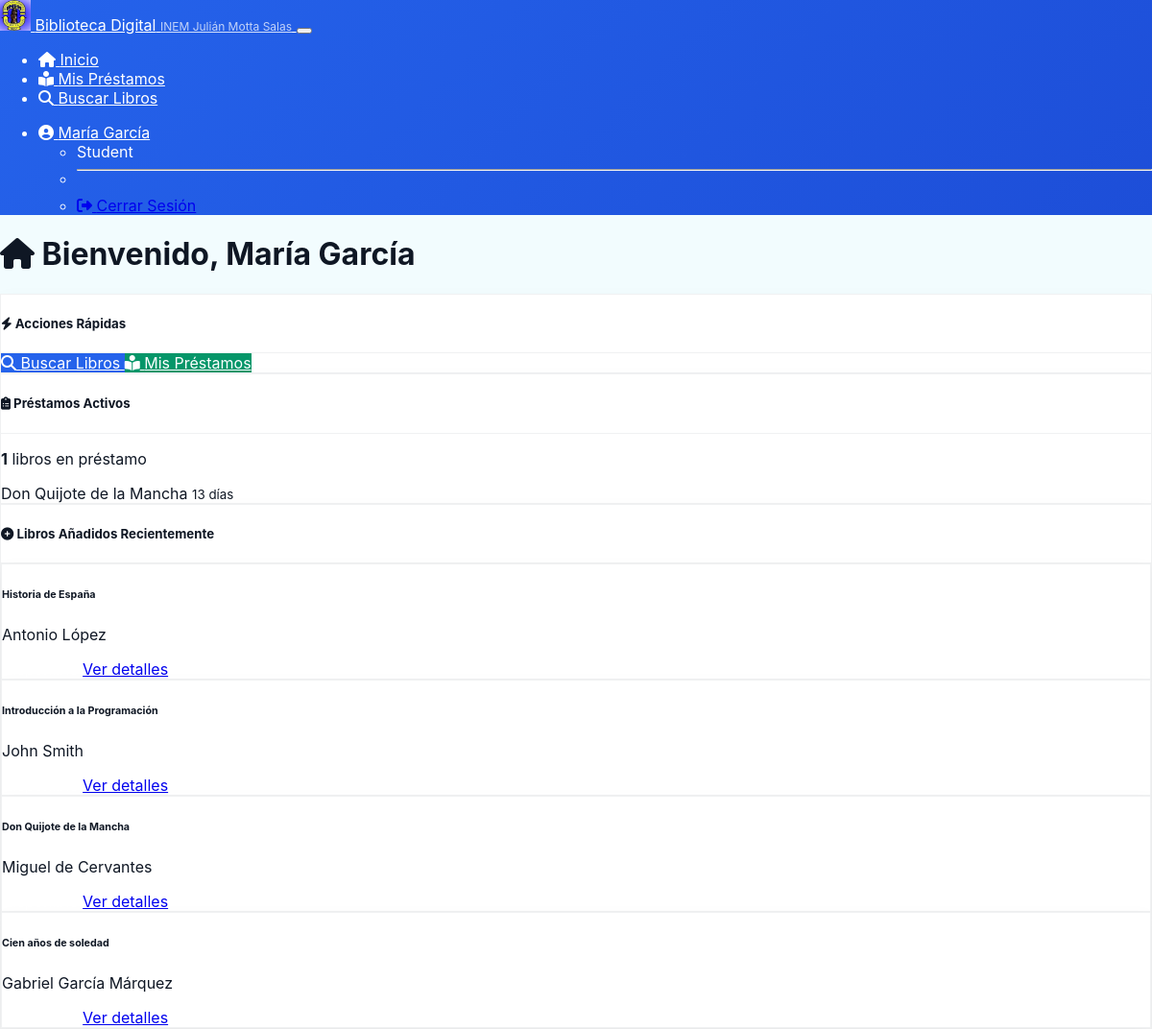
The page /student/dashboard (signed in) on the database its author committed.
### models.py (models this page shows, shortened)
class User(UserMixin, db.Model):
    __tablename__ = 'users'
    id = db.Column(db.Integer, primary_key=True)
    username = db.Column(db.String(80), unique=True, nullable=True)
    email = db.Column(db.String(120), unique=True, nullable=False)
    password_hash = db.Column(db.String(256), nullable=True)
    first_name = db.Column(db.String(100), nullable=True)
    last_name = db.Column(db.String(100), nullable=True)
    role = db.Column(db.String(20), default='student')
    active = db.Column(db.Boolean, default=True)
    created_at = db.Column(db.DateTime, default=datetime.utcnow)
    updated_at = db.Column(db.DateTime, default=datetime.utcnow, onupdate=datetime.utcnow)
    loans = db.relationship('Loan', backref='user', lazy=True)
    action_logs = db.relationship('ActionLog', backref='user', lazy=True)  # 👈 Nombre único
    @property
    def is_admin(self):
        return self.role == 'admin'
    @property
    def full_name(self):
        if self.first_name and self.last_name:
            return f"{self.first_name} {self.last_name}"
        return self.username

class Loan(db.Model):
    __tablename__ = 'loans'
    id = db.Column(db.Integer, primary_key=True)
    user_id = db.Column(db.Integer, db.ForeignKey('users.id'), nullable=False)
    book_id = db.Column(db.Integer, db.ForeignKey('books.id'), nullable=False)
    loan_date = db.Column(db.DateTime, default=datetime.utcnow)
    due_date = db.Column(db.DateTime, nullable=False)
    return_date = db.Column(db.DateTime, nullable=True)
    status = db.Column(db.String(20), default='active')
    created_at = db.Column(db.DateTime, default=datetime.utcnow)
    updated_at = db.Column(db.DateTime, default=datetime.utcnow, onupdate=datetime.utcnow)
    @property
    def is_overdue(self):
        return self.status == 'active' and self.due_date < datetime.utcnow()
    @property
    def days_remaining(self):
        if self.status == 'active':
            delta = self.due_date - datetime.utcnow()
            return delta.days
        return 0

class Book(db.Model):
    __tablename__ = 'books'
    id = db.Column(db.Integer, primary_key=True)
    title = db.Column(db.String(200), nullable=False)
    author = db.Column(db.String(200), nullable=False)
    isbn = db.Column(db.String(20), unique=True, nullable=True)
    publisher = db.Column(db.String(200), nullable=True)
    publication_year = db.Column(db.Integer, nullable=True)
    category = db.Column(db.String(100), nullable=True)
    description = db.Column(db.Text, nullable=True)
    total_copies = db.Column(db.Integer, default=1)
    available_copies = db.Column(db.Integer, default=1)
    created_at = db.Column(db.DateTime, default=datetime.utcnow)
    updated_at = db.Column(db.DateTime, default=datetime.utcnow, onupdate=datetime.utcnow)
    loans = db.relationship('Loan', backref='book', lazy=True)
    @property
    def is_available(self):
        return self.available_copies > 0

### routes.py (the view)
@app.route('/student/dashboard')
@login_required
def student_dashboard():
    if current_user.is_admin:
        return redirect(url_for('admin_dashboard'))
    active_loans = Loan.query.filter_by(user_id=current_user.id, status='active').all()
    recent_books = Book.query.order_by(Book.created_at.desc()).limit(5).all()
    return render_template('student_dashboard.html',
                         active_loans=active_loans,
                         recent_books=recent_books)

### routes.py (called while the page is built)
@login_manager.user_loader
def load_user(user_id):
    return User.query.get(int(user_id))

@app.before_request
def make_session_permanent():
    session.permanent = True

### templates/student_dashboard.html (shortened to what this page needs)
{% extends "base.html" %}
{% block content %}
<div class="row">
    <div class="col-12">
        <h1 class="mb-4">
            <i class="fas fa-home"></i> Bienvenido, {{ current_user.full_name }}
        </h1>
    </div>
</div>
<div class="row">
    <div class="col-md-6">
        <div class="card mb-4">
            <div class="card-header">
                <h5><i class="fas fa-bolt"></i> Acciones Rápidas</h5>
            </div>
            <div class="card-body">
                <div class="d-grid gap-2">
                    <a href="{{ url_for('book_search') }}" class="btn btn-primary">
                        <i class="fas fa-search"></i> Buscar Libros
                    </a>
                    <a href="{{ url_for('my_loans') }}" class="btn btn-secondary">
                        <i class="fas fa-book-reader"></i> Mis Préstamos
                    </a>
                </div>
            </div>
        </div>
    </div>
    <div class="col-md-6">
        <div class="card mb-4">
            <div class="card-header">
                <h5><i class="fas fa-clipboard-list"></i> Préstamos Activos</h5>
            </div>
            <div class="card-body">
                {% if active_loans %}
                    <p class="text-info"><strong>{{ active_loans|length }}</strong> libros en préstamo</p>
                    {% for loan in active_loans[:3] %}
                        <div class="d-flex justify-content-between align-items-center mb-2">
                            <span class="text-truncate">{{ loan.book.title }}</span>
                            <small class="{% if loan.is_overdue %}text-danger{% elif loan.days_remaining <= 2 %}text-warning{% else %}text-muted{% endif %}">
                                {% if loan.is_overdue %}
                                    Vencido
                                {% else %}
                                    {{ loan.days_remaining }} días
                                {% endif %}
                            </small>
                        </div>
                    {% endfor %}
                {% else %}
                    <p class="text-muted mb-0">No tienes préstamos activos</p>
                {% endif %}
            </div>
        </div>
    </div>
</div>
<div class="row">
    <div class="col-12">
        <div class="card">
            <div class="card-header">
                <h5><i class="fas fa-plus-circle"></i> Libros Añadidos Recientemente</h5>
            </div>
            <div class="card-body">
                {% if recent_books %}
                    <div class="row">
                        {% for book in recent_books %}
                            <div class="col-md-6 col-lg-4 mb-3">
                                <div class="card h-100">
                                    <div class="card-body">
                                        <h6 class="card-title">{{ book.title }}</h6>
                                        <p class="card-text text-muted">{{ book.author }}</p>
                                        <div class="d-flex justify-content-between align-items-center">
                                            <span class="badge {% if book.is_available %}bg-success{% else %}bg-danger{% endif %}">
                                                {% if book.is_available %}
                                                    Disponible
                                                {% else %}
                                                    No disponible
                                                {% endif %}
                                            </span>
                                            <a href="{{ url_for('book_details', book_id=book.id) }}" class="btn btn-sm btn-outline-primary">
                                                Ver detalles
                                            </a>
                                        </div>
                                    </div>
                                </div>
                            </div>
                        {% endfor %}
                    </div>
                {% else %}
                    <p class="text-muted">No hay libros recientes para mostrar.</p>
                {% endif %}
            </div>
        </div>
    </div>
</div>
{% endblock %}

### templates/base.html (shortened to what this page needs)
<!DOCTYPE html>
<html lang="es" data-bs-theme="dark">
<head>
<link rel="stylesheet" href="https://cdnjs.cloudflare.com/ajax/libs/font-awesome/6.5.0/css/all.min.css">
<link href="https://unpkg.com/aos@2.3.1/dist/aos.css" rel="stylesheet">
    <link href="https://cdn.replit.com/agent/bootstrap-agent-dark-theme.min.css" rel="stylesheet">
    <link rel="stylesheet" href="https://cdnjs.cloudflare.com/ajax/libs/font-awesome/6.4.0/css/all.min.css">
    <link rel="stylesheet" href="{{ url_for('static', filename='css/style.css') }}">
<link href="https://cdn.jsdelivr.net/npm/select2@4.1.0-rc.0/dist/css/select2.min.css" rel="stylesheet" />
</head>
<body class="{% if request.path.startswith('/admin') %}admin-page{% elif request.path.startswith('/student') %}student-page{% endif %}">
    {% if current_user.is_authenticated %}
    <nav class="navbar navbar-expand-lg navbar-dark bg-primary">
        <div class="container">
            <a class="navbar-brand d-flex align-items-center" href="{{ url_for('index') }}">
                <img src="../static/images/logo.png"
                     alt="INEM Logo" class="me-2" style="width: 32px; height: 32px;">
                <span class="d-flex flex-column">
                    <span style="font-size: 1rem; line-height: 1;">Biblioteca Digital</span>
                    <small style="font-size: 0.75rem; opacity: 0.8;">INEM Julián Motta Salas</small>
                </span>
            </a>
            <button class="navbar-toggler" type="button" data-bs-toggle="collapse" data-bs-target="#navbarNav">
            </button>
            <div class="collapse navbar-collapse" id="navbarNav">
                <ul class="navbar-nav me-auto">
                    {% if current_user.is_admin %}
                        <li class="nav-item">
                            <a class="nav-link" href="{{ url_for('admin_dashboard') }}">
                                <i class="fas fa-tachometer-alt"></i> Panel Admin
                            </a>
                        </li>
                        <li class="nav-item">
                            <a class="nav-link" href="{{ url_for('manage_books') }}">
                                <i class="fas fa-books"></i> Gestionar Libros
                            </a>
                        </li>
                        <li class="nav-item">
                            <a class="nav-link" href="{{ url_for('manage_loans') }}">
                                <i class="fas fa-clipboard-list"></i> Gestionar Préstamos
                            </a>
                        </li>
                    {% else %}
                        <li class="nav-item">
                            <a class="nav-link" href="{{ url_for('student_dashboard') }}">
                                <i class="fas fa-home"></i> Inicio
                            </a>
                        </li>
                        <li class="nav-item">
                            <a class="nav-link" href="{{ url_for('my_loans') }}">
                                <i class="fas fa-book-reader"></i> Mis Préstamos
                            </a>
                        </li>
                    {% endif %}
                    <li class="nav-item">
                        <a class="nav-link" href="{{ url_for('book_search') }}">
                            <i class="fas fa-search"></i> Buscar Libros
                        </a>
                    </li>
                </ul>
                <ul class="navbar-nav">
                    <li class="nav-item dropdown">
                        <a class="nav-link dropdown-toggle" href="#" role="button" data-bs-toggle="dropdown">
                            {% if current_user.profile_image_url %}
                                <img src="{{ current_user.profile_image_url }}" alt="Profile" class="rounded-circle me-1" style="width: 24px; height: 24px; object-fit: cover;">
                            {% else %}
                                <i class="fas fa-user-circle"></i>
                            {% endif %}
                            {{ current_user.full_name }}
                        </a>
                        <ul class="dropdown-menu">
                            <li><span class="dropdown-item-text">{{ current_user.role.title() }}</span></li>
                            <li><hr class="dropdown-divider"></li>
                            <li><a class="dropdown-item" href="{{ url_for('logout') }}">
                                <i class="fas fa-sign-out-alt"></i> Cerrar Sesión
                            </a></li>
                        </ul>
                    </li>
                </ul>
            </div>
        </div>
    </nav>
    {% endif %}
    <main class="{% if current_user.is_authenticated %}container mt-4{% endif %}">
        {% block content %}{% endblock %}
    </main>
</body>
</html>

### static/css/style.css (style rules this page uses)
:root { --home-bg: #f2fcfe; --home-hero-start: #6b46ff; --home-hero-end: #7c5cff; --home-navbar-text: #ffffff; --home-card-bg: #ffffff; --home-text: #0f1724; --home-muted: #6b7280; --library-primary: #2563eb; --library-secondary: #059669; --library-accent: #0891b2; --library-warning: #d97706; --library-success: #16a34a; --library-danger: #dc2626; }
html, body { height:100%; margin:0; font-family: "Inter", system-ui, -apple-system, "Segoe UI", Roboto, "Helvetica Neue", Arial; -webkit-font-smoothing:antialiased; -moz-osx-font-smoothing:grayscale; }
body { background-color: var(--bs-body-bg, #0b1220); color: var(--bs-body-color, #cbd5e1); }
body.admin-page, body.student-page { background-color: var(--home-bg) !important; color: var(--home-text) !important; }
body.admin-page .navbar, body.student-page .navbar { background: linear-gradient(135deg, #2563eb, #1d4ed8) !important; background-color: #2563eb !important; color: #ffffff !important; box-shadow: none; }
body.admin-page .navbar .nav-link, body.student-page .navbar .nav-link, body.admin-page .navbar-brand, body.student-page .navbar-brand { color: #ffffff !important; }
body.admin-page .navbar .nav-link, body.student-page .navbar .nav-link, body.admin-page .navbar-brand, body.student-page .navbar-brand { color: var(--home-navbar-text) !important; }
body.admin-page .navbar-brand small, body.student-page .navbar-brand small { opacity: 0.95; color: rgba(255,255,255,0.9) !important; }
body.admin-page .card, body.student-page .card { background-color: var(--home-card-bg) !important; color: var(--home-text) !important; border: 1px solid rgba(15,23,36,0.06); box-shadow: 0 6px 18px rgba(15,23,36,0.04); }
body.admin-page .card-header, body.student-page .card-header { background: transparent; border-bottom: 1px solid rgba(15,23,36,0.06); color: var(--home-text); }
body.admin-page p, body.admin-page .card-text, body.admin-page .table, body.student-page p, body.student-page .card-text, body.student-page .table { color: var(--home-text); }
body.admin-page .badge, body.student-page .badge { color: #fff; }
body.admin-page .btn-primary, body.student-page .btn-primary { background-color: var(--library-primary); border-color: var(--library-primary); color: #fff; }
body.admin-page .btn-secondary, body.student-page .btn-secondary { background-color: var(--library-secondary); border-color: var(--library-secondary); color: #fff; }
:root { --bs-gray-800: #111827; }

### rows shown on the page
User: full_name "María García", role "Student"
Loan: book "Don Quijote de la Mancha", days_remaining "13"
Book: title "Historia de España", author "Antonio López", available_copies "Disponible"
Book: title "Introducción a la Programación", author "John Smith", available_copies "Disponible"
Book: title "Don Quijote de la Mancha", author "Miguel de Cervantes", available_copies "Disponible"
Book: title "Cien años de soledad", author "Gabriel García Márquez", available_copies "Disponible"

### other values the page prints
{{ active_loans|length }} "1"
